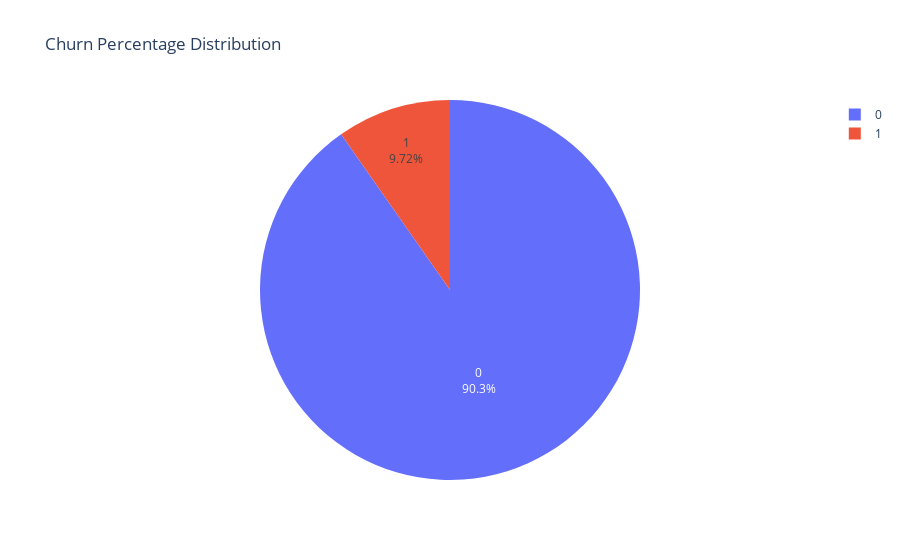
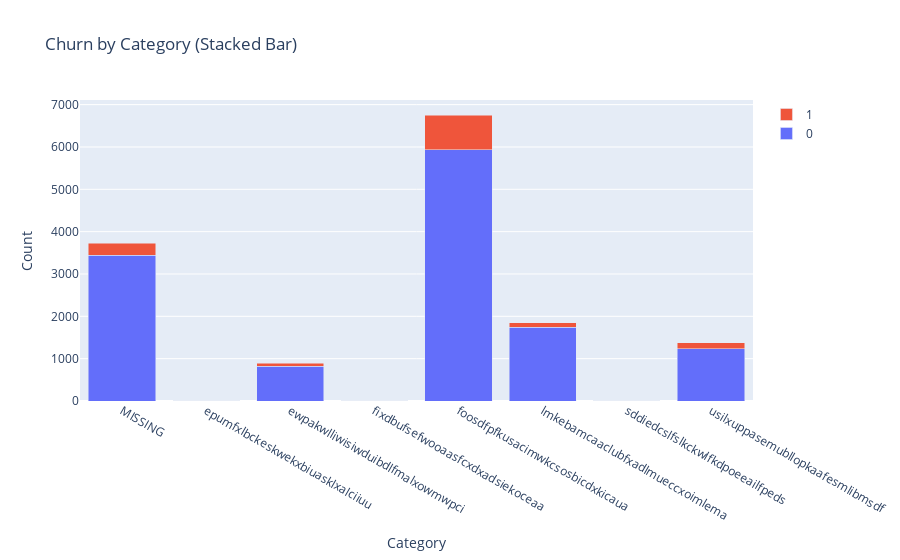

Notebook cell for these charts, in order:
### Markdown cell above
## IV - Vizualisation

### Code cell
# Simulate a client_df DataFrame similar to the one described
client_df = df_client

# Prepare data for churn pie chart
churn = client_df[['id', 'churn']].rename(columns={'id': 'Companies'})
churn_total = churn.groupby('churn').count().reset_index()
churn_total.columns = ['churn', 'Total']
churn_total['Percentage'] = churn_total['Total'] / churn_total['Total'].sum() * 100

# Plotly pie chart for churn (macro view)
fig_macro = px.pie(churn_total, names='churn', values='Percentage', title='Churn Percentage Distribution')
fig_macro.update_traces(textposition='inside', textinfo='percent+label')

# Prepare data for stacked bar chart per category
category_churn = client_df.groupby(['channel_sales', 'churn']).size().reset_index(name='count')
category_pivot = category_churn.pivot(index='channel_sales', columns='churn', values='count').fillna(0)

# Plotly stacked bar chart
fig_stacked = go.Figure()
for churn_status in category_pivot.columns:
    fig_stacked.add_trace(go.Bar(
        x=category_pivot.index,
        y=category_pivot[churn_status],
        name=churn_status
    ))

fig_stacked.update_layout(
    barmode='stack',
    title='Churn by Category (Stacked Bar)',
    xaxis_title='Category',
    yaxis_title='Count'
)

fig_macro.show()
fig_stacked.show()

### Figure 1 — Plotly figure (JSON) as saved in the notebook; plotly's stock layout.template omitted (floating-point values rounded to 4 significant figures)
{"data": [{"domain": {"x": [0, 1], "y": [0, 1]}, "hovertemplate": "churn=%{label}<br>Percentage=%{value}<extra></extra>", "labels": [0, 1], "legendgroup": "", "name": "", "showlegend": true, "textinfo": "percent+label", "textposition": "inside", "type": "pie", "values": [90.28, 9.715]}], "layout": {"legend": {"tracegroupgap": 0}, "title": {"text": "Churn Percentage Distribution"}}}

### Figure 2 — Plotly figure (JSON) as saved in the notebook; plotly's stock layout.template omitted (floating-point values rounded to 4 significant figures)
{"data": [{"name": "0", "type": "bar", "x": ["MISSING", "epumfxlbckeskwekxbiuasklxalciiuu", "ewpakwlliwisiwduibdlfmalxowmwpci", "fixdbufsefwooaasfcxdxadsiekoceaa", "foosdfpfkusacimwkcsosbicdxkicaua", "lmkebamcaaclubfxadlmueccxoimlema", "sddiedcslfslkckwlfkdpoeeailfpeds", "usilxuppasemubllopkaafesmlibmsdf"], "y": [3442, 3, 818, 2, 5934, 1740, 11, 1237]}, {"name": "1", "type": "bar", "x": ["MISSING", "epumfxlbckeskwekxbiuasklxalciiuu", "ewpakwlliwisiwduibdlfmalxowmwpci", "fixdbufsefwooaasfcxdxadsiekoceaa", "foosdfpfkusacimwkcsosbicdxkicaua", "lmkebamcaaclubfxadlmueccxoimlema", "sddiedcslfslkckwlfkdpoeeailfpeds", "usilxuppasemubllopkaafesmlibmsdf"], "y": [283, 0, 75, 0, 820, 103, 0, 138]}], "layout": {"barmode": "stack", "title": {"text": "Churn by Category (Stacked Bar)"}, "xaxis": {"title": {"text": "Category"}}, "yaxis": {"title": {"text": "Count"}}}}
